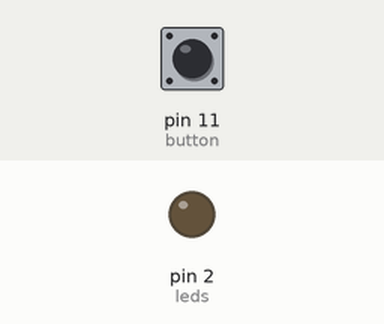
Recording of a sketch running on a simulated Arduino Uno, built with avr-gcc and run on an emulated ATmega328P. On the bench: output pins drawn as LEDs (lit = HIGH). The test bench sets the inputs (shaded band); at power-on: pin 11 (button) HIGH.

Above: at 1.2 s.
1.3 s: pin 11 (button) pulled LOW for 0.15 s
At 1.37 s:
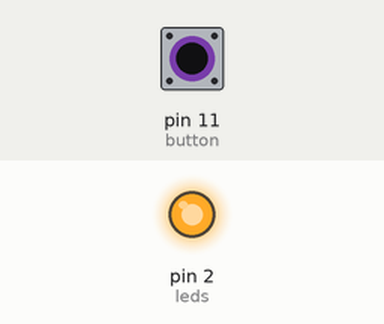
2.9 s: pin 11 (button) pulled LOW for 3.2 s
At 7.3 s:
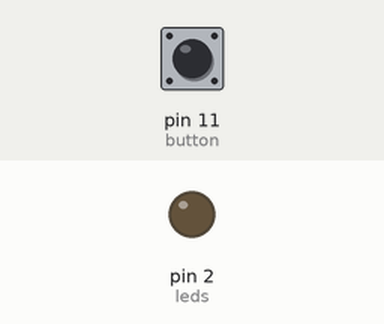
Timing chart, 0 to 8.8 s (numbered marks = the images above; inputs shaded):
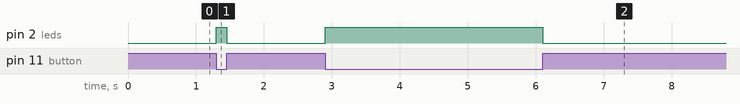

Measured:
- after the input at 1.3 s, pin 2 (leds): LOW → HIGH at once, → LOW 0.15 s later
- after the input at 2.9 s, pin 2 (leds): LOW → HIGH at once, → LOW 3.2 s later

The sketch:

button_led.ino
```cpp
int button = 11;
int leds = 2;

void setup() {
  // put your setup code here, to run once:
  pinMode(button,INPUT);
  pinMode(leds,OUTPUT);

}

void loop() {
  // put your main code here, to run repeatedly:

  if(digitalRead(button)==0)  //ktra trạng thái nút nhấn
  {
    digitalWrite(leds,1);
  }
  else
    digitalWrite(leds,0);
}
```
